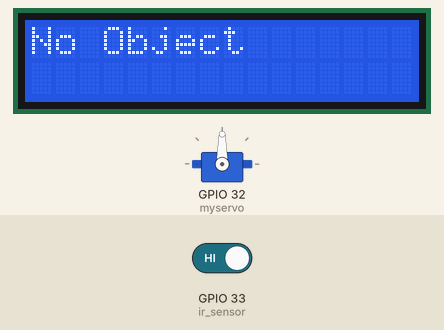
Bench run of a sketch on a simulated ESP32. On the bench: 16×2 character LCD, servo. Inputs (shaded band) come from the test bench; at power-on: GPIO 33 (ir_sensor) HIGH. WiFi joins after 1.5 s; servers stay silent unless stated; no MQTT or app messages arrive unless stated; what the sketch prints to the serial monitor is not drawn.

Above: at 3.8 s.
3.9 s: GPIO 33 (ir_sensor) driven LOW
At 5.9 s:
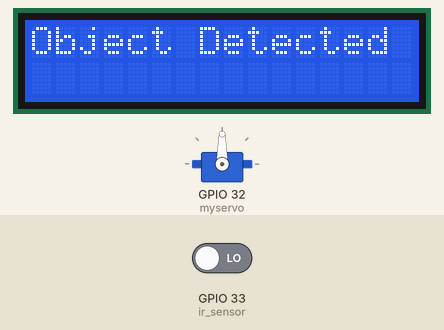
10.1 s: GPIO 33 (ir_sensor) driven HIGH
At 11.5 s:
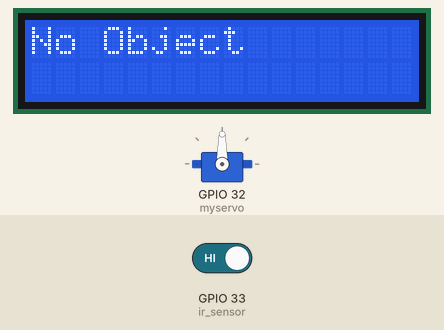
Timing chart, 0 to 13.1 s (numbered marks = the images above; inputs shaded):
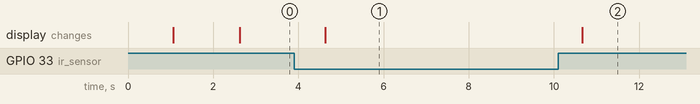

Measured:
- after the input at 3.9 s, the display: changes after 0.73 s (image 1)
- after the input at 10.1 s, the display: changes after 0.56 s (image 2)

The sketch:

main.ino
```cpp
#include "Secrets.h"
#include <ESP32Servo.h>
#include <LiquidCrystal.h>
#include <PubSubClient.h>
#include <ArduinoJson.h>
#include <WiFi.h>
#include <WiFiClientSecure.h>

// lcd and ir and servo setup
LiquidCrystal lcd(13, 12, 14, 27, 26, 25);
Servo myservo;

#define ir_sensor 33
int ir_sensor_value = 0;

#define AWS_IOT_PUBLISH_TOPIC "sensor/ir_data"
#define AWS_IOT_SUBSCRIBE_TOPIC  "actuator/servo_control"
#define WIFI_SSID "********"
#define WIFI_PASSWORD "********"

// Secure WiFi client for TLS
WiFiClientSecure espClient;
PubSubClient mqttClient(espClient);

void connectAWS() {
  WiFi.mode(WIFI_STA);
  WiFi.begin(WIFI_SSID, WIFI_PASSWORD);

  Serial.println("Connecting to Wi-Fi");

  while (WiFi.status() != WL_CONNECTED) {
    delay(500);
    Serial.print(".");
  }
  Serial.println("WIFI Connected");

  // Configure WiFiClientSecure to use the AWS IoT device credentials
  espClient.setCACert(AWS_CERT_CA);
  espClient.setCertificate(AWS_CERT_CRT);
  espClient.setPrivateKey(AWS_CERT_PRIVATE);

  // Connect to the MQTT broker on the AWS endpoint we defined earlier
  mqttClient.setServer(AWS_IOT_ENDPOINT, 8883);

  // Create a message handler
  mqttClient.setCallback(messageHandler);

  Serial.println("Connecting to AWS IOT");

  while (!mqttClient.connect(THINGNAME)) {
    Serial.print(".");
    delay(100);
  }

  if (!mqttClient.connected()) {
    Serial.println("AWS IoT Timeout!");
    return;
  }

  // Subscribe to a topic
  mqttClient.subscribe(AWS_IOT_SUBSCRIBE_TOPIC);

  Serial.println("AWS IoT Connected!");
}

void publishMessage() {
  StaticJsonDocument<200> doc;
  doc["ir"] = ir_sensor_value;
  char jsonBuffer[512];
  serializeJson(doc, jsonBuffer);  // print to client

  mqttClient.publish(AWS_IOT_PUBLISH_TOPIC, jsonBuffer);
}

void messageHandler(char* topic, byte* payload, unsigned int length) {
  Serial.print("Message received on topic: ");
  Serial.println(topic);

  StaticJsonDocument<200> doc;
  DeserializationError error = deserializeJson(doc, payload, length);

  if (error) {
    Serial.print("deserializeJson() failed: ");
    Serial.println(error.f_str());
    return;
  }

  if (doc.containsKey("angle")) {
    int angle = doc["angle"];

    Serial.print("Moving servo to: ");
    Serial.println(angle);

    lcd.setCursor(0, 1);
    lcd.print("Angle: ");
    lcd.print(angle);
    lcd.print((char)223);  // Degree symbol

    myservo.write(angle);
  }
}


void setup() {
  Serial.begin(115200);
  lcd.begin(16, 2);
  lcd.print("Starting...");
  pinMode(ir_sensor, INPUT);
  myservo.attach(32);
  delay(1000);
  lcd.clear();

  // Allow insecure TLS (for testing only)
  espClient.setInsecure();

  //connect to AWS
  connectAWS();

}
void pub_irSensor() {
  ir_sensor_value = digitalRead(ir_sensor);
  Serial.print(ir_sensor_value);

  lcd.clear();
  lcd.setCursor(0, 0);
  if (ir_sensor_value == LOW) {
    lcd.print("Object Detected");
  } else {
    lcd.print("No Object");
  }

  publishMessage();
  mqttClient.loop();
  delay(1000);
}

void loop() {
pub_irSensor();
mqttClient.loop(); // Required to keep receiving MQTT messages

}
```

Secrets.h
```cpp
#include <pgmspace.h>

#define SECRET
#define THINGNAME "example"                         //change this

const char WIFI_SSID[] = "********";               //change this
const char WIFI_PASSWORD[] = "*******";           //change this
const char AWS_IOT_ENDPOINT[] = "example.amazonaws.com";       //change this

// Amazon Root CA 1
static const char AWS_CERT_CA[] PROGMEM = R"EOF(
-----BEGIN CERTIFICATE-----
-----END CERTIFICATE-----
)EOF";

// Device Certificate                                               //change this
static const char AWS_CERT_CRT[] PROGMEM = R"KEY(
-----BEGIN CERTIFICATE-----
-----END CERTIFICATE-----


)KEY";

// Device Private Key                                               //change this
static const char AWS_CERT_PRIVATE[] PROGMEM = R"KEY(
-----BEGIN RSA PRIVATE KEY-----
-----END RSA PRIVATE KEY-----

)KEY";
```
